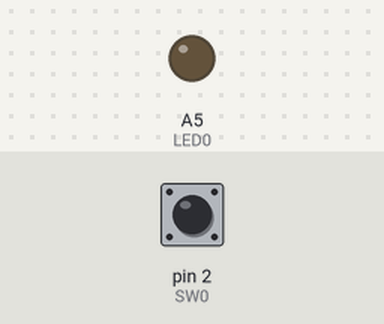
A sketch run on a simulated Arduino Uno, built with avr-gcc and run on an emulated ATmega328P. Parts: output pins drawn as LEDs (lit = HIGH). The test bench sets the inputs (shaded band); at power-on: pin 2 (SW0) HIGH.

Above: at 1.2 s.
1.3 s: pin 2 (SW0) pulled LOW for 0.15 s
At 2.3 s:
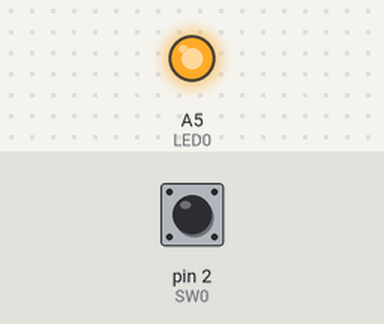
Timing chart, 0 to 4.3 s (numbered marks = the images above; inputs shaded):
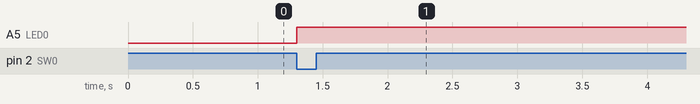

Measured:
- after the input at 1.3 s, A5 (LED0): LOW → HIGH at once

The sketch:

Lab1_S_L2.ino
```cpp
// this line creates an integer named LED5 and SW0 that refers to pin A5 and Switch 2 on the Arduino
int LED0 = A5;
int SW0 = 2;

void setup() {
  // these two pinMode lines are for configuring LED 0 and Switch 0 to input or output
  pinMode(LED0, OUTPUT);
  // the function INPUT_PULLUP indicates there is a resistor on the Arduino
  pinMode(SW0, INPUT_PULLUP);

}

void loop() {
  // this is an if else staemtent
   if (!digitalRead(SW0))
   {
     digitalWrite(LED0, HIGH);
   }

}
```
